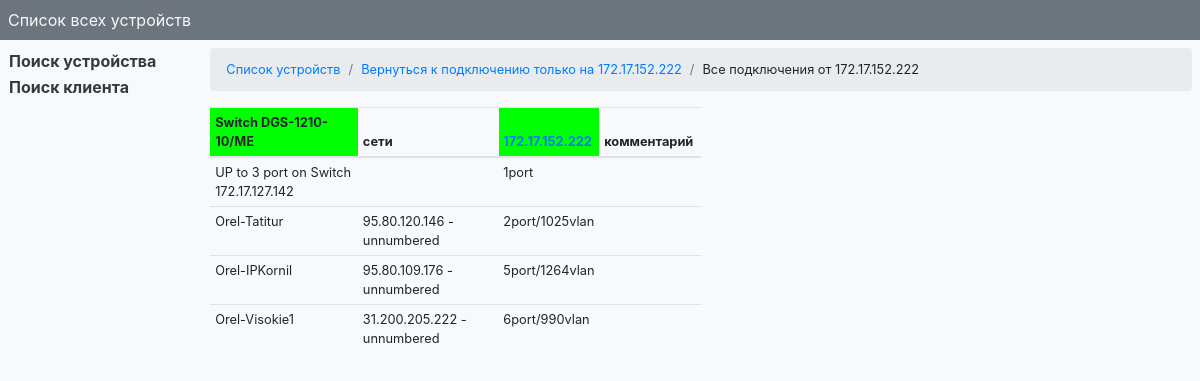
The app's page /connection/1/all_connection with its own data.
### models_device/models.py (models this page shows, shortened)
class Device(models.Model):
    model = models.ForeignKey(ModelDevices, null=True, on_delete=models.SET_NULL, help_text='модель устройства', verbose_name='Модель')
    ip = models.GenericIPAddressField(unique=True, help_text='IP нового устройства', verbose_name='IP устройства')
    incoming_port = models.CharField(max_length=10, help_text='приходящий порт', default=1, verbose_name='Приходящий порт')
    up_connect_ip = models.GenericIPAddressField(validators=[validate_up_connect_ip], help_text='IP устройства от которого подключено', verbose_name='IP вышестоящего')
    up_connect_port = models.CharField(max_length=10, help_text='порт подключения на вышестоящем устройстве', default=1, verbose_name='Порт вышестоящего')
    city = models.ForeignKey(Cities, on_delete=models.PROTECT, help_text='город подключения', verbose_name='Город')
    comment = models.TextField(blank=True, verbose_name='Комментарий', help_text='комментарий')
    update = models.DateTimeField(auto_now=True)
    class Meta:
        verbose_name = 'Установленное оборудование'
        verbose_name_plural = 'Установленное оборудование'

class ModelDevices(models.Model):
    type = models.CharField(max_length=30, verbose_name='Тип устройства')
    model = models.CharField(max_length=30, help_text='модель устройства', verbose_name='Модель')
    ports = models.PositiveSmallIntegerField(help_text='количество портов', verbose_name='Портов')
    template = models.CharField(max_length=50,help_text='имя файла с шаблоном', verbose_name='Шаблон')
    comment = models.TextField(blank=True, verbose_name='Комментарий', help_text='комментарий')
    class Meta:
        verbose_name = 'Тип и модель оборудования'
        verbose_name_plural = 'Типы и модели оборудования'
        ordering = ['model']

### connection_on_device/models.py (models this page shows, shortened)
class ConnectionOnDevice(models.Model):
    id_dev = models.ForeignKey(Device, on_delete=models.CASCADE,
        help_text='ID оборудования, к которому подключен клиент/устройство')
    port = models.CharField(max_length=10, help_text='Порт подключения')
    connected = models.CharField(max_length=40, help_text='Что подключено к порту')
    vlan = models.CharField(max_length=5, default='Null', help_text='vlan клиента, если есть')
    ip_client = models.TextField(blank=True, verbose_name='IP клиента', help_text='IP/сети выделенные клиенту через ";"')
    comment = models.TextField(blank=True, help_text='Комментарий')
    date = models.DateTimeField(auto_now_add=True, help_text='Дата добавления')
    update = models.DateTimeField(auto_now=True, help_text='Дата изменения')
    class Meta:
    	verbose_name = "Подключенное оборудование/клиенты"
    	verbose_name_plural = "Подключенное оборудование/клиенты"

### connection_on_device/views.py (the view)
# urls.py: path('<int:id_dev>/all_connection', views.all_connection, name='all_connection'),
def all_connection(request, id_dev):
    connections_dev = []
    try:
        dev = Device.objects.get(pk=id_dev)
    except Device.DoesNotExist:
        raise Http404('Device not found!')
    source_connect = dev
    connections = all_connection_port(dev, connections_dev)
    return render(request, "all_connection_from.html", {
        "connections":connections,
        "source":source_connect
        })

### connection_on_device/views.py (called while the page is built)
def serch_connect(connect_on_port):
    ip_pattern = '\d{1,3}\.\d{1,3}\.\d{1,3}\.\d{1,3}'
    _search = re.search(ip_pattern, connect_on_port)
    if _search is not None:
        result = Device.objects.get(ip=_search.group())
    else:
        result = False
    return result

### connection_on_device/templates/all_connection_from.html (shortened to what this page needs)
{% extends "base.html" %}
{% block head %}
		<nav aria-label="breadcrumb">
		  <ol class="breadcrumb">
		  	<li class="breadcrumb-item"><a href="{% url 'device' %}">Список устройств</a></li>
		  	<li class="breadcrumb-item"><a href="{% url 'connections_on_dev' source.pk %}">Вернуться к подключению только на {{ source.ip }} </a></li>
		    <li class="breadcrumb-item">Все подключения от {{ source.ip }} {{ source.comment }} </li>
		  </ol>
		</nav>
{% endblock %}
{% block main %}
		<table class="table table-sm table-hover w-50">
		{% for dev, color, connection in connections %}
			<thead>
			<tr>
				<th bgcolor="{{ color }}">
					{{ dev.model.type }}&nbsp;{{ dev.model.model }}
				</th>
				<th>
					сети&nbsp;
				</th>
				<th bgcolor="{{ color }}">
					<a style="text-decoration:none;" href="{% url 'path_to_dev' dev.pk %}">{{ dev.ip }}</a>
				</th>
				<th>
					комментарий&nbsp;
				</th>
			</tr>
		</thead>
			{% for connect in connection %}
			<tr>
				<td>
					{{ connect.connected }}
				</td>
				<td>
					{{ connect.ip_client }}
				</td>
				<td>
					{{ connect.port }}port{{ connect.vlan }}
				</td>
				<td>
				</td>
			</tr>
			{% endfor %}
		{% endfor %}
		</table>
{% endblock %}

### records on screen
Device: ip "172.17.152.222", model.type "Switch", model.model "DGS-1210-10/ME"
ConnectionOnDevice: connected "UP to 3 port on Switch 172.17.127.142", port "1"
ConnectionOnDevice: connected "Orel-Tatitur", ip_client "95.80.120.146 -unnumbered", port "2", vlan "/1025vlan"
ConnectionOnDevice: connected "Orel-IPKornil", ip_client "95.80.109.176 -unnumbered", port "5", vlan "/1264vlan"
ConnectionOnDevice: connected "Orel-Visokie1", ip_client "31.200.205.222 -unnumbered", port "6", vlan "/990vlan"
